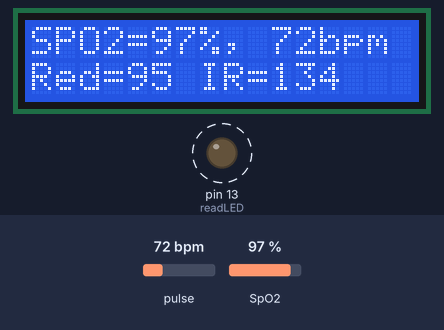
Simulated run of this sketch. Board: Arduino Uno, built with avr-gcc and run on an emulated ATmega328P. Shown: 16×2 character LCD, output pins drawn as LEDs (lit = HIGH). Dashed ring = blinking. Inputs (shaded band) come from the test bench; at power-on: pulse 72 bpm, SpO2 97 %.

Above: at 5.2 s.
5.3 s: pulse set to 42 bpm
At 6.68 s:
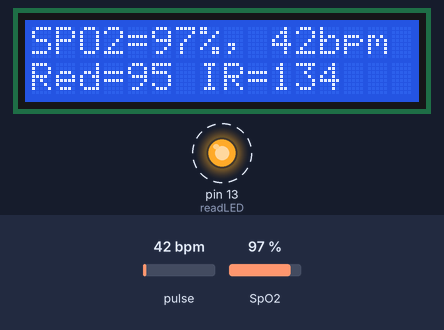
7.2 s: SpO2 set to 80 %
At 7.72 s:
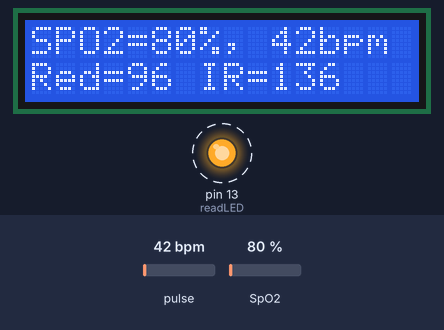
8.8 s: pulse set to 70 bpm
At 10.28 s:
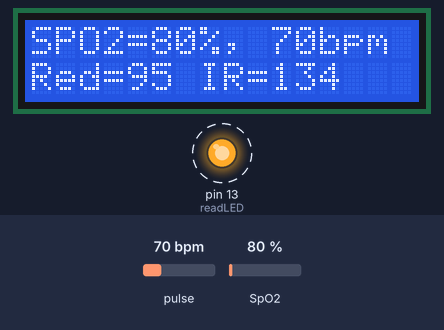
10.4 s: SpO2 set to 85 %
At 12.69 s:
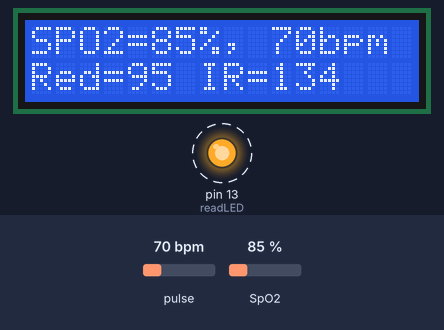
Timing chart, 0 to 13.0 s (numbered marks = the images above; inputs shaded):
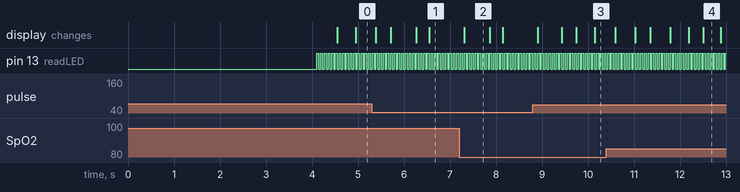

Measured:
- by itself, pin 13 (readLED): alternates HIGH for 0.04 s and LOW for 0.04 s

The sketch:

max3010x_spo2.ino
```cpp
// Leitura de oxigenação do sangue utilizando Arduino
// Programa baseado no Exemplo 8:SPO2 da biblioteca MAX30105
// Modificado por Lucas Jácome e Erick León, 2022

#include <LiquidCrystal.h>
#include <Wire.h>
#include "MAX30105.h"
#include "spo2_algorithm.h"

LiquidCrystal lcd(12, 11, 5, 4, 3, 2); // pinos usados no LCD: (rs, enable, d4, d5, d6, d7)
MAX30105 particleSensor;

#define BUFFER_LENGTH 100  // tamanho dos vetores de dados. Deve ser 100!
#define N 10               // pontos medidos a cada cálculo de SpO2

#if defined(__AVR_ATmega328P__) || defined(__AVR_ATmega168__)
  uint16_t irBuffer[BUFFER_LENGTH];   // vetor dos dados do LED ir
  uint16_t redBuffer[BUFFER_LENGTH];  // vetor dos dados do LED vermelho
#else
  uint32_t irBuffer[BUFFER_LENGTH];   // vetor dos dados do LED ir
  uint32_t redBuffer[BUFFER_LENGTH];  // vetor dos dados do LED vermelho
#endif

int32_t spo2;          // guarda o valor de SpO2
int8_t validSPO2;      // guarda se a medida é válida
int32_t heartRate;     // guarda a frequência cardíaca
int8_t validHeartRate; // guarda se a frequência é válida
byte readLED = 13;     // pino do LED interno do Arduino

// esta função só roda uma vez, no início
void setup()
{
    // inicializa o LCD
    lcd.begin(16, 2); // usando um display LCD de 16x2 caracteres
    lcd.clear();

    pinMode(readLED, OUTPUT);

    // Inicializa o sensor
    if (!particleSensor.begin(Wire, I2C_SPEED_FAST))
    {
        lcd.setCursor(0, 0);
        lcd.println(F("Sem sensor!"));
        while (1); // Se não encontra o sensor, fica parado aqui em um loop infinito
    }

    // configura o sen14)sor
    byte ledBrightness = 60; // Opções: 0=desligado a 255=50mA; padrão: 60
    byte sampleAverage = 4;  // Opções: 1, 2, 4, 8, 16, 32; padrão: 4
    byte ledMode = 2;        // Opções: 1=apenas verm, 2=verm+IR, 3=verm+IR+verde; padrão: 2
    byte sampleRate = 100;   // Opções: 50, 100, 200, 400, 800, 1000, 1600, 3200; padrão: 100
    int pulseWidth = 411;    // Opções: 69, 118, 215, 411; padrão: 411
    int adcRange = 4096;     // Opções: 2048, 4096, 8192, 16384; padrão: 4096
    particleSensor.setup(ledBrightness, sampleAverage, ledMode, sampleRate, pulseWidth, adcRange);

    lcd.setCursor(0, 0);
    lcd.println(F("Iniciando medida"));

    // Completa os vetores com medidas:
    for (byte i = 0 ; i < BUFFER_LENGTH ; i++)
    {
        while (particleSensor.available() == false) // se ainda não tem novos dados...
            particleSensor.check(); // verifica se tem novos dados

        redBuffer[i] = particleSensor.getRed(); // guarda dado do LED vermelho no vetor
        irBuffer[i] = particleSensor.getIR(); // guarda dado do LED ir no vetor
        particleSensor.nextSample(); // dados lidos... fazer nova leitura
    }
}

// esta função se repete indefinidamente
void loop()
{
    // desloca os valores nos vetores em N posições
    for (byte i = N; i < BUFFER_LENGTH; i++)
    {
        redBuffer[i - N] = redBuffer[i];
        irBuffer[i - N] = irBuffer[i];
    }

    // faz mais N medições, nas últimas N posições dos vetores
    for (byte i = BUFFER_LENGTH-N; i < BUFFER_LENGTH; i++)
    {
      while (particleSensor.available() == false) // se ainda não tem novos dados...
        particleSensor.check(); // verifica se tem novos dados

      // pisca o LED interno do Arduino para avisar que está medindo
      digitalWrite(readLED, !digitalRead(readLED));

      redBuffer[i] = particleSensor.getRed(); // guarda dado do LED vermelho no vetor
      irBuffer[i] = particleSensor.getIR(); // guarda dado do LED ir no vetor
      particleSensor.nextSample(); // dados lidos... fazer nova leitura
    }

    // calcula SpO2 e frequência cardíaca
    maxim_heart_rate_and_oxygen_saturation(irBuffer, BUFFER_LENGTH, redBuffer, &spo2, &validSPO2, &heartRate, &validHeartRate);

    // apresenta valores no display LCD
    lcd.clear();
    lcd.setCursor(0, 0);
    lcd.print(F("SPO2="));
    if(validSPO2){
        lcd.print(spo2, DEC);
        lcd.print(F("%"));
    }
    else{
        lcd.print(F("???"));
    }
    if(validHeartRate){
        lcd.print(F(", "));
        lcd.print(heartRate, DEC);
        lcd.print(F("bpm"));
    }

    lcd.setCursor(0, 1);
    lcd.print(F("Red="));
    lcd.print(redBuffer[BUFFER_LENGTH-1]/256);
    lcd.print(F(" IR="));
    lcd.print(irBuffer[BUFFER_LENGTH-1]/256);
}
```
